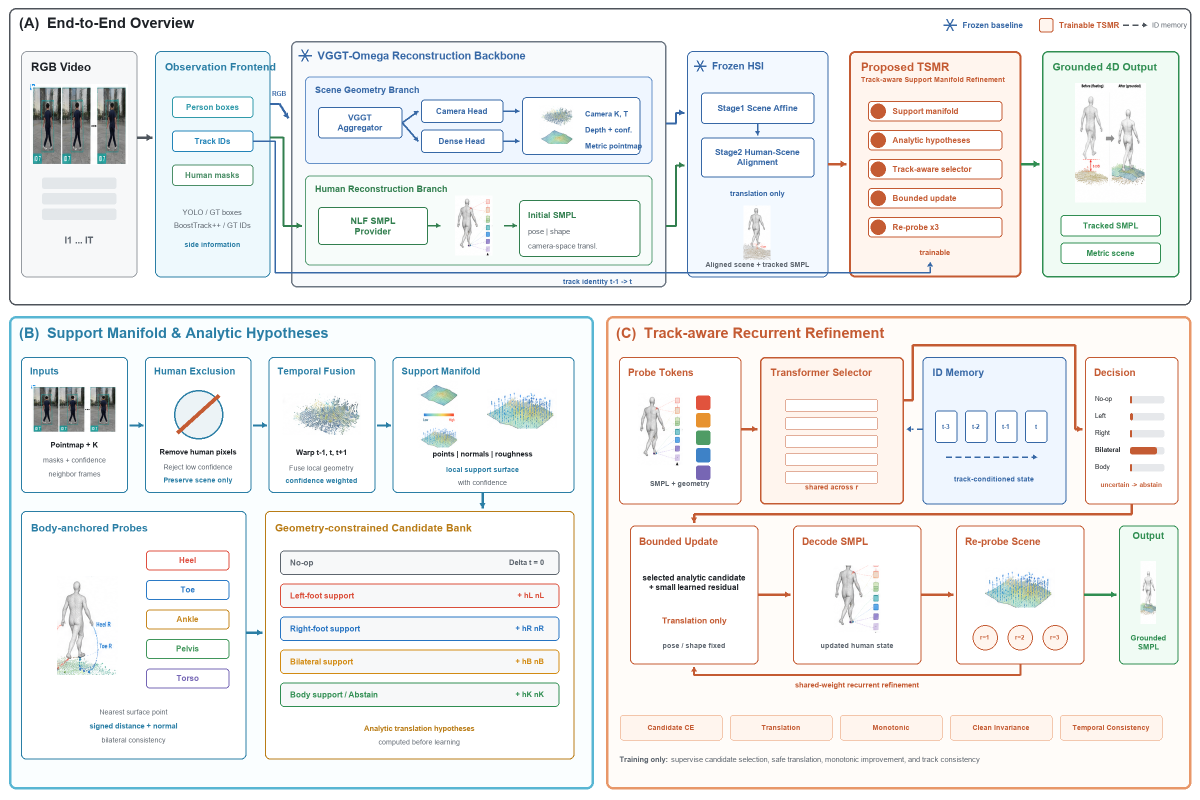
#> input picture outputs/vis/tsmr_paper_main_figure/tsmr_full_pipeline_abc_paper.png, 2400 x 1600 px (shown at 1/2 size)
$ python build_full_method_with_detail.py
#> lines starting #> are read from the running program, lines starting #| are printed output that depends on the picture
from pathlib import Path

from PIL import Image


ROOT = Path(__file__).resolve().parents[3]
OVERVIEW = ROOT / "outputs/vis/tsmr_paper_main_figure/tsmr_full_pipeline_abc_paper.png"
DETAIL = ROOT / "outputs/vis/tsmr_paper_main_figure/tsmr_detail_logic_panel.png"
TARGET = ROOT / "outputs/vis/tsmr_paper_main_figure/tsmr_full_method_with_detail.png"

overview = Image.open(OVERVIEW).convert("RGB").crop((0, 0, 2400, 620))
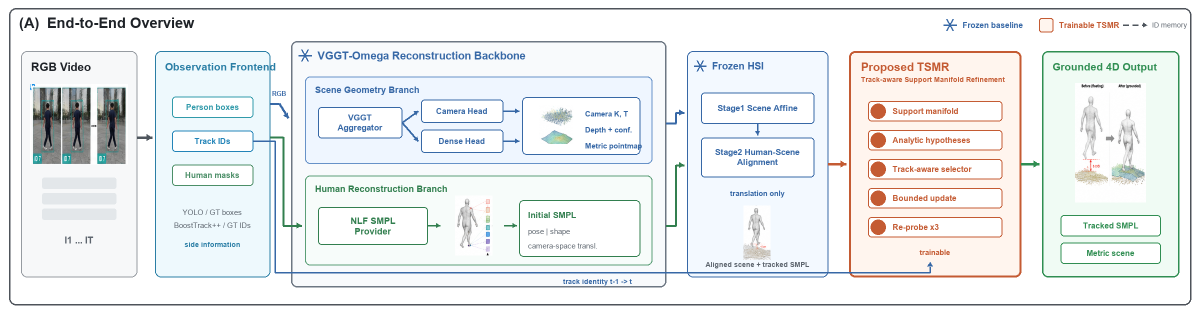
#> overview: PIL image 2400x620 RGB (shown at 1/2 size); mean R, G, B 234.9, 237.7, 238.2
detail = Image.open(DETAIL).convert("RGB").resize((2400, 1170), Image.Resampling.LANCZOS)
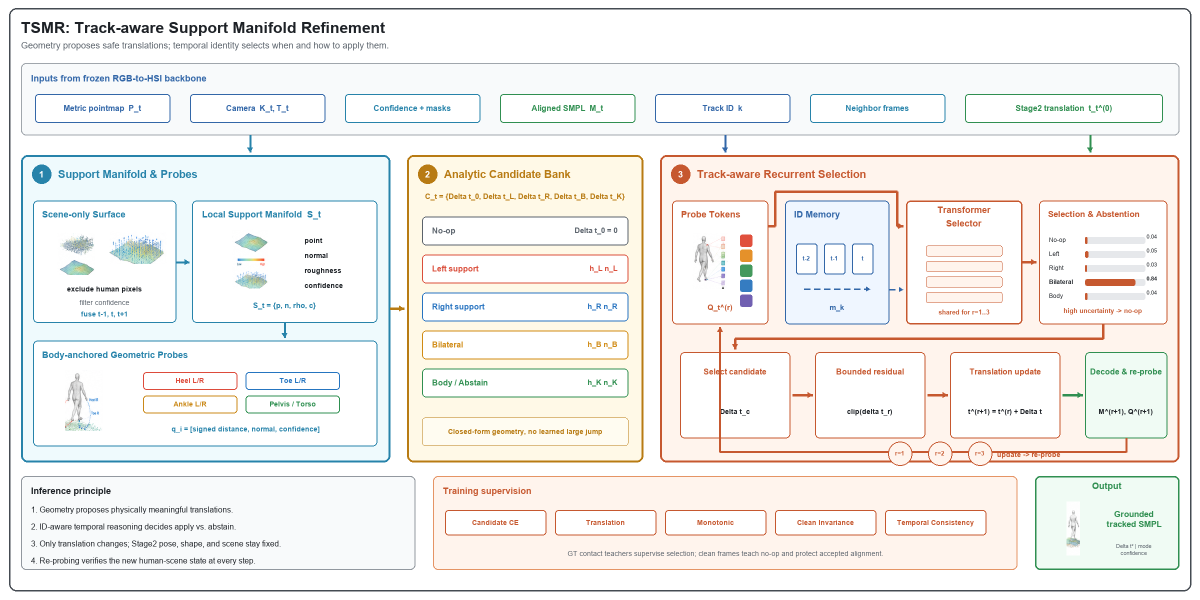
#> input picture outputs/vis/tsmr_paper_main_figure/tsmr_detail_logic_panel.png, 2400 x 1200 px (shown at 1/2 size)
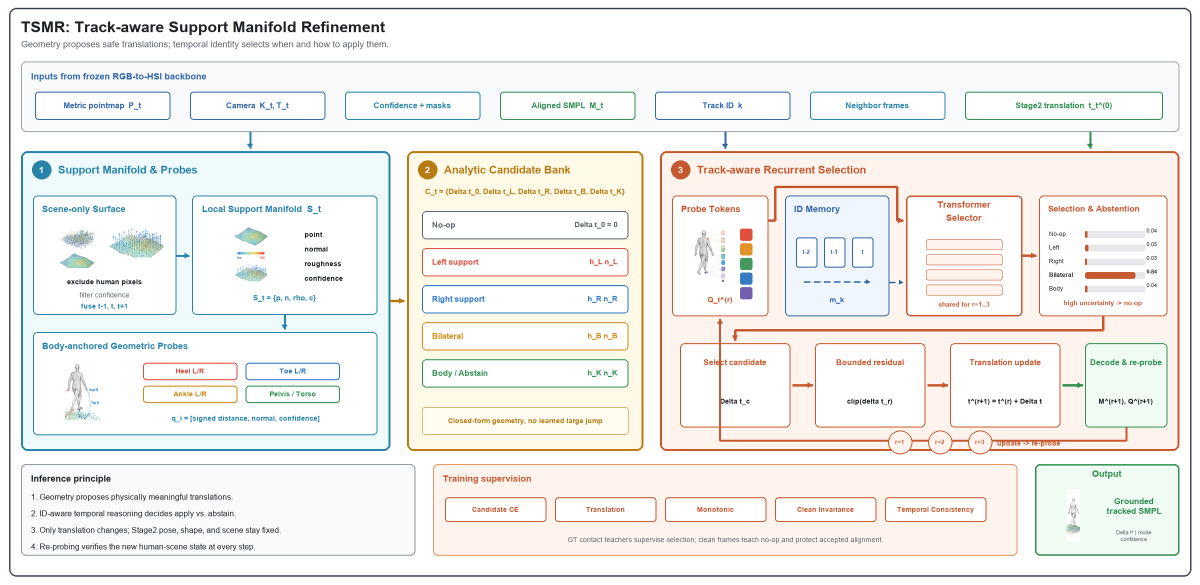
#> detail: PIL image 2400x1170 RGB (shown at 1/2 size); mean R, G, B 242.1, 240.6, 237.8

canvas = Image.new("RGB", (2400, 1800), "white")
#> canvas: PIL image 2400x1800 RGB; every value is 255
canvas.paste(overview, (0, 0))
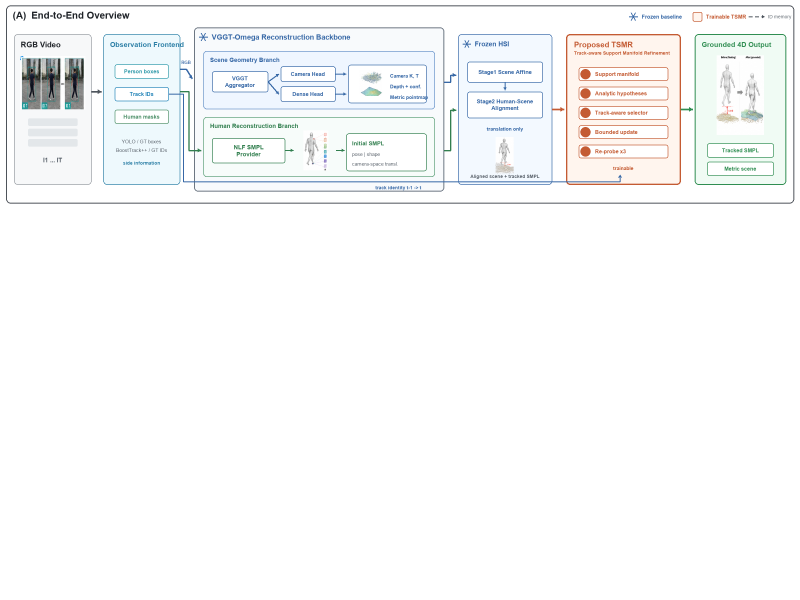
#> canvas: PIL image 2400x1800 RGB (shown at 1/3 size); mean R, G, B 248.1, 249, 249.2
canvas.paste(detail, (0, 630))
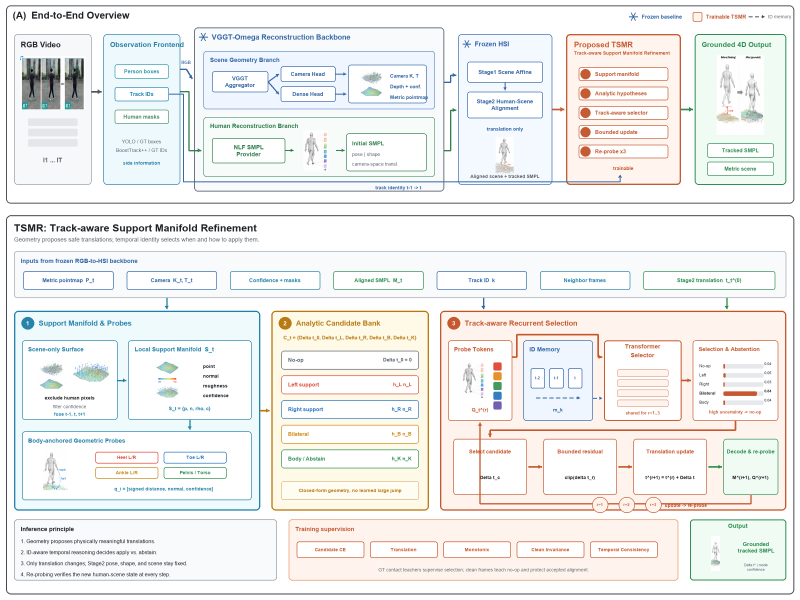
#> canvas: PIL image 2400x1800 RGB (shown at 1/3 size); mean R, G, B 239.7, 239.7, 238

TARGET.parent.mkdir(parents=True, exist_ok=True)
canvas.save(TARGET, quality=100)
print(TARGET)
